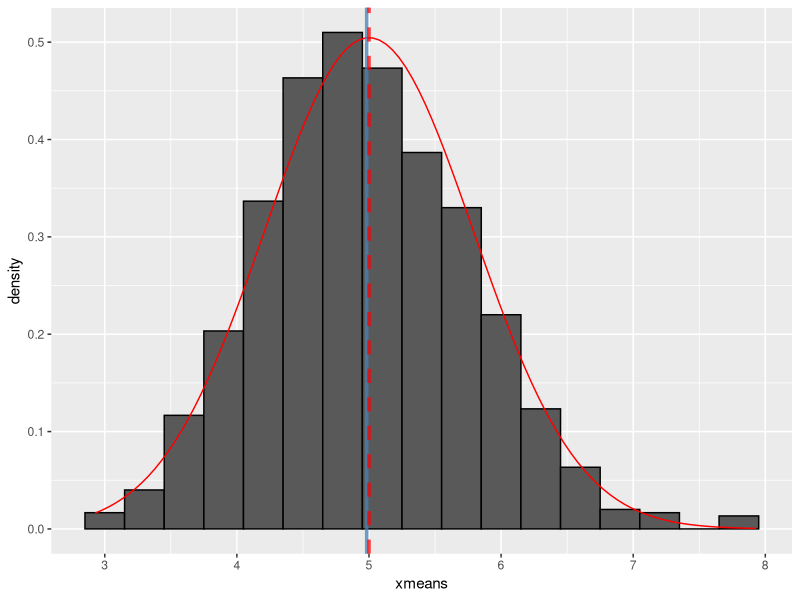
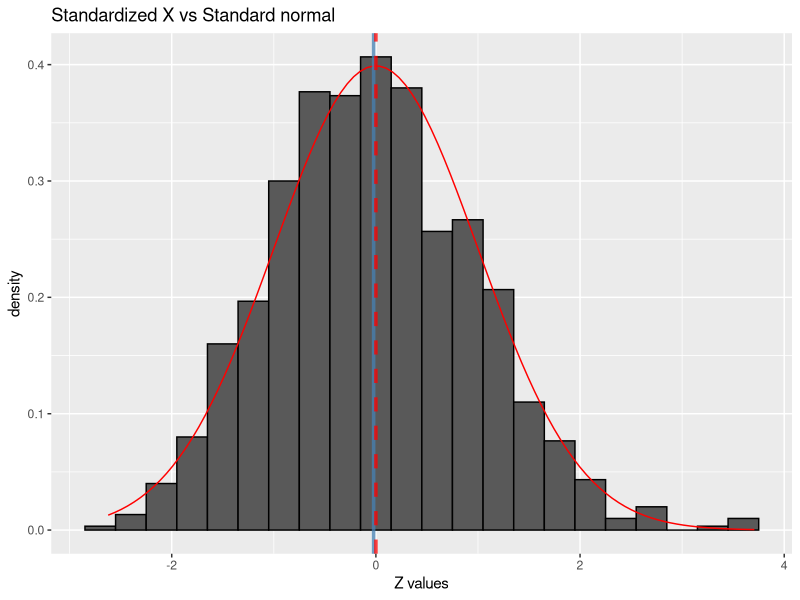

Recreate these plots in R, in order.
## ---- chunk 1
library(ggplot2)
l <- 0.2
theo_mean <- 1/l
theo_sd <- 1/l
theo_var <- 1/l^2
n <- 40
nosim <- 1000
## ---- chunk 2
zConvert <- function(x, n) l * sqrt(n) * (mean(x) - theo_mean) 
data <- matrix(rexp(n*nosim, l), nosim) #40 samples of 1000 iid exponential 
xbar <- data.frame(xmeans = rowMeans(data)) # 1000 xbar (means of 40 observations)
xbar <- cbind(xbar, Zx = sapply(xbar$xmeans, zConvert, n)) #normalization

## ---- chunk 3
g <- ggplot(xbar, aes(x = xmeans)) + geom_histogram(binwidth=.3, colour = "black", aes(y = ..density..)) 
g <- g + stat_function(fun = dnorm, col = "red", args = list(mean = theo_mean, sd = theo_sd/sqrt(n))) +
        geom_vline(xintercept = mean(xbar$xmeans), col = "steelblue",alpha = .75, size = 1.2) +
        geom_vline(xintercept = theo_mean, col = "red",alpha = .75, size = 1.2, linetype = "dashed") 
g
## ---- chunk 4
resume <- data.frame(Variables = c("Mean", "Std. Deviation", "Variance" ),
                     Empirical = c(mean(xbar$xmeans), sd(xbar$xmeans), var(xbar$xmeans)),
                     Theoretical = c(theo_mean, theo_sd/sqrt(n), theo_var/n)) 
resume
## ---- chunk 5
gz <- ggplot(xbar, aes(x = Zx)) + geom_histogram(binwidth=.3, colour = "black", aes(y = ..density..)) + 
        labs(title = "Standardized X vs Standard normal", 
             x = "Z values")

gz <- gz + stat_function(fun = dnorm, col = "red") +
        geom_vline(xintercept = mean(xbar$Zx), col = "steelblue",alpha = .75, size = 1.2) +
        geom_vline(xintercept = 0, col = "red",alpha = .75, size = 1.2, linetype = "dashed") 
gz

